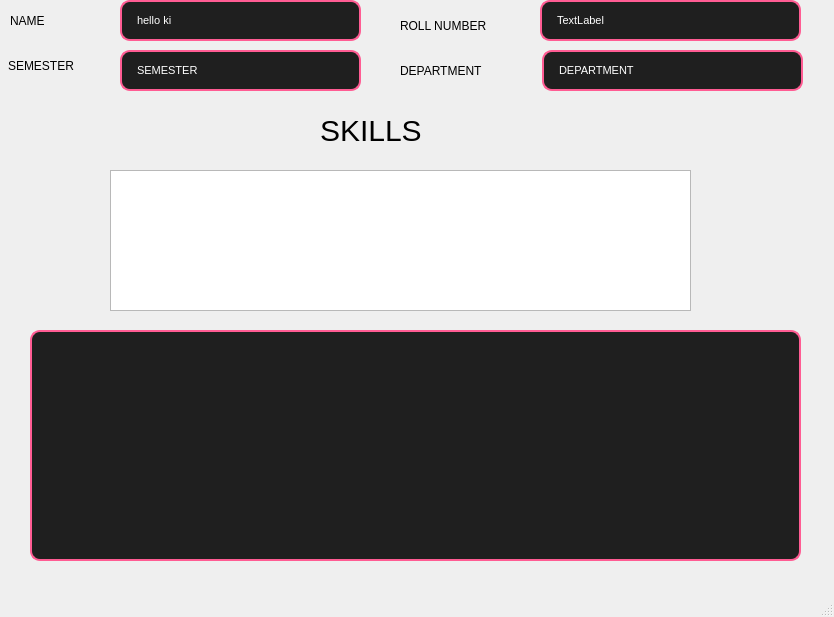
<?xml version="1.0" encoding="UTF-8"?>
<ui version="4.0">
 <class>Cv</class>
 <widget class="QMainWindow" name="Cv">
  <property name="geometry">
   <rect>
    <x>0</x>
    <y>0</y>
    <width>834</width>
    <height>617</height>
   </rect>
  </property>
  <property name="windowTitle">
   <string>MainWindow</string>
  </property>
  <widget class="QWidget" name="centralwidget">
   <widget class="QLabel" name="labelName">
    <property name="geometry">
     <rect>
      <x>120</x>
      <y>0</y>
      <width>241</width>
      <height>41</height>
     </rect>
    </property>
    <property name="styleSheet">
     <string notr="true">
QLabel {

    background-color: #1f1f1f;
    border: 2px solid #ff5c93;
    border-radius: 10px;
    color: white;
    font-size: 11px;
    padding: 8px 12px;
}</string>
    </property>
    <property name="text">
     <string>hello ki</string>
    </property>
   </widget>
   <widget class="QLabel" name="labelRollNumber">
    <property name="geometry">
     <rect>
      <x>540</x>
      <y>0</y>
      <width>261</width>
      <height>41</height>
     </rect>
    </property>
    <property name="styleSheet">
     <string notr="true">
QLabel {

    background-color: #1f1f1f;
    border: 2px solid #ff5c93;
    border-radius: 10px;
    color: white;
    font-size: 11px;
    padding: 8px 12px;
}</string>
    </property>
    <property name="text">
     <string>TextLabel</string>
    </property>
   </widget>
   <widget class="QLabel" name="labelDepartment">
    <property name="geometry">
     <rect>
      <x>542</x>
      <y>50</y>
      <width>261</width>
      <height>41</height>
     </rect>
    </property>
    <property name="styleSheet">
     <string notr="true">
QLabel {

    background-color: #1f1f1f;
    border: 2px solid #ff5c93;
    border-radius: 10px;
    color: white;
    font-size: 11px;
    padding: 8px 12px;
}</string>
    </property>
    <property name="text">
     <string>DEPARTMENT</string>
    </property>
   </widget>
   <widget class="QLabel" name="labelSemester">
    <property name="geometry">
     <rect>
      <x>120</x>
      <y>50</y>
      <width>241</width>
      <height>41</height>
     </rect>
    </property>
    <property name="styleSheet">
     <string notr="true">
QLabel {

    background-color: #1f1f1f;
    border: 2px solid #ff5c93;
    border-radius: 10px;
    color: white;
    font-size: 11px;
    padding: 8px 12px;
}</string>
    </property>
    <property name="text">
     <string>SEMESTER</string>
    </property>
   </widget>
   <widget class="QTableWidget" name="skillsTable">
    <property name="geometry">
     <rect>
      <x>110</x>
      <y>170</y>
      <width>581</width>
      <height>141</height>
     </rect>
    </property>
   </widget>
   <widget class="QLabel" name="label">
    <property name="geometry">
     <rect>
      <x>10</x>
      <y>0</y>
      <width>101</width>
      <height>41</height>
     </rect>
    </property>
    <property name="text">
     <string>NAME</string>
    </property>
   </widget>
   <widget class="QLabel" name="label_2">
    <property name="geometry">
     <rect>
      <x>400</x>
      <y>0</y>
      <width>141</width>
      <height>51</height>
     </rect>
    </property>
    <property name="text">
     <string>ROLL NUMBER</string>
    </property>
   </widget>
   <widget class="QLabel" name="label_3">
    <property name="geometry">
     <rect>
      <x>400</x>
      <y>50</y>
      <width>131</width>
      <height>41</height>
     </rect>
    </property>
    <property name="text">
     <string>DEPARTMENT</string>
    </property>
   </widget>
   <widget class="QLabel" name="label_4">
    <property name="geometry">
     <rect>
      <x>8</x>
      <y>40</y>
      <width>111</width>
      <height>51</height>
     </rect>
    </property>
    <property name="text">
     <string>SEMESTER</string>
    </property>
   </widget>
   <widget class="QLabel" name="label_5">
    <property name="geometry">
     <rect>
      <x>320</x>
      <y>100</y>
      <width>161</width>
      <height>61</height>
     </rect>
    </property>
    <property name="styleSheet">
     <string notr="true">QLabel {
    qproperty-alignment: 'AlignCenter'; /* Center-aligns the text */
f;
    font-size: 30px;
}</string>
    </property>
    <property name="text">
     <string>SKILLS</string>
    </property>
   </widget>
   <widget class="QTextEdit" name="textEditDescription">
    <property name="geometry">
     <rect>
      <x>30</x>
      <y>330</y>
      <width>771</width>
      <height>231</height>
     </rect>
    </property>
    <property name="styleSheet">
     <string notr="true">/* QTextEdit */
QTextEdit {
    background-color: #1f1f1f;
    border: 2px solid #ff5c93;
    border-radius: 10px;
    color: white;
    font-size: 14px;
    padding: 10px;
    selection-background-color: #ff5c93;
    selection-color: #121212;
}

/* Scroll Bar */
QScrollBar:vertical {
    background: #1f1f1f;
    width: 12px;
    margin: 4px;
    border-radius: 6px;
}

QScrollBar::handle:vertical {
    background: #ff5c93;
    border-radius: 6px;
    min-height: 20px;
}

QScrollBar::add-line, QScrollBar::sub-line {
    background: none;
}

/* QTextEdit Placeholder */
QTextEdit[placeholderText] {
    color: #a0a0a0;
    font-style: italic;
}
</string>
    </property>
   </widget>
  </widget>
  <widget class="QMenuBar" name="menubar">
   <property name="geometry">
    <rect>
     <x>0</x>
     <y>0</y>
     <width>834</width>
     <height>21</height>
    </rect>
   </property>
  </widget>
  <widget class="QStatusBar" name="statusbar"/>
 </widget>
 <resources/>
 <connections/>
</ui>
